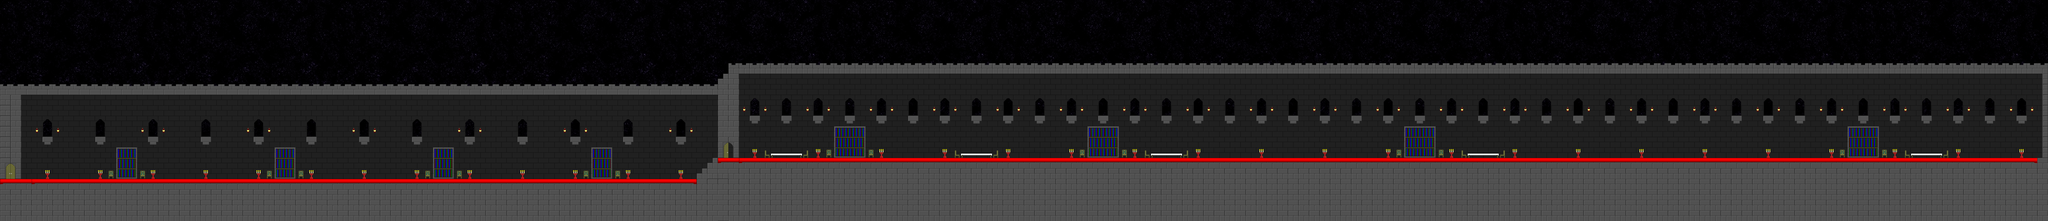

This is a level from a 2D game, rendered from its Tiled map with the project's own tilesets. A one-line summary and the map file follow, with tile-layer data summarised:
An orthogonal 194x21 tile map with 32x32 px tiles, 3 tile layers (GameBackground, Background, Ground), 2 tilesets.

<map version="1.0" orientation="orthogonal" width="194" height="21" tilewidth="32" tileheight="32">
 <tileset firstgid="1" name="Kingdom Castle - By VicPlay" tilewidth="32" tileheight="32">
  <image source="Tilesets/Kingdom Castle - By VicPlay.PNG" trans="ff11b4" width="320" height="320" />
 </tileset>
 <tileset firstgid="101" name="starynight" tilewidth="32" tileheight="32">
  <image source="starynight.png" trans="ff11b4" width="512" height="256" />
 </tileset>
 <layer name="GameBackground" width="194" height="21">
  <data>[4074 cells, 3419 non-empty, 128 distinct tile ids]</data>
 </layer>
 <layer name="Background" width="194" height="21">
  <data>[4074 cells, 1617 non-empty, 20 distinct tile ids]</data>
 </layer>
 <layer name="Ground" width="194" height="21">
  <data>[4074 cells, 1407 non-empty, 33 distinct tile ids]</data>
 </layer>
 <objectgroup name="Object Layer" width="194" height="21" />
</map>
